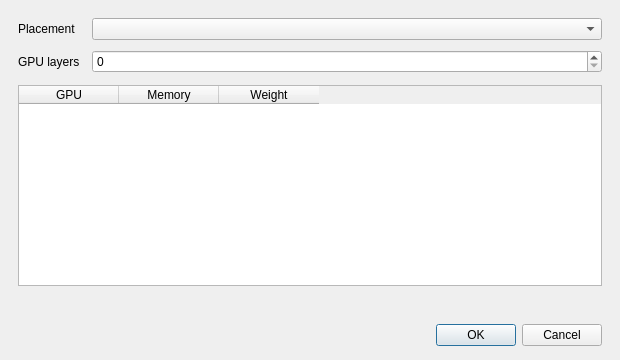
<?xml version="1.0" encoding="UTF-8"?>
<ui version="4.0">
 <class>ComputeSettingsDialog</class>
 <widget class="QDialog" name="ComputeSettingsDialog">
  <property name="windowTitle">
   <string>Compute settings</string>
  </property>
  <property name="minimumSize">
   <size>
    <width>620</width>
    <height>360</height>
   </size>
  </property>
  <layout class="QVBoxLayout" name="dialogLayout">
   <property name="leftMargin"><number>18</number></property>
   <property name="topMargin"><number>18</number></property>
   <property name="rightMargin"><number>18</number></property>
   <property name="bottomMargin"><number>14</number></property>
   <property name="spacing"><number>12</number></property>
   <item>
    <layout class="QFormLayout" name="optionsForm">
     <property name="horizontalSpacing"><number>12</number></property>
     <property name="verticalSpacing"><number>10</number></property>
     <item row="0" column="0">
      <widget class="QLabel" name="placementModeLabel">
       <property name="text"><string>Placement</string></property>
      </widget>
     </item>
     <item row="0" column="1">
      <widget class="QComboBox" name="placementModeCombo"/>
     </item>
     <item row="1" column="0">
      <widget class="QLabel" name="gpuLayersLabel">
       <property name="text"><string>GPU layers</string></property>
      </widget>
     </item>
     <item row="1" column="1">
      <widget class="QSpinBox" name="gpuLayersSpin"/>
     </item>
    </layout>
   </item>
   <item>
    <widget class="QTableWidget" name="deviceTable">
     <property name="alternatingRowColors"><bool>true</bool></property>
     <property name="editTriggers"><set>QAbstractItemView::NoEditTriggers</set></property>
     <property name="showGrid"><bool>false</bool></property>
     <column><property name="text"><string>GPU</string></property></column>
     <column><property name="text"><string>Memory</string></property></column>
     <column><property name="text"><string>Weight</string></property></column>
    </widget>
   </item>
   <item>
    <widget class="QLabel" name="validationLabel">
     <property name="visible"><bool>false</bool></property>
     <property name="text"><string/>
     </property>
     <property name="wordWrap"><bool>true</bool></property>
    </widget>
   </item>
   <item>
    <widget class="QDialogButtonBox" name="buttonBox">
     <property name="standardButtons"><set>QDialogButtonBox::Cancel|QDialogButtonBox::Ok</set></property>
    </widget>
   </item>
  </layout>
 </widget>
 <resources/>
 <connections/>
</ui>
